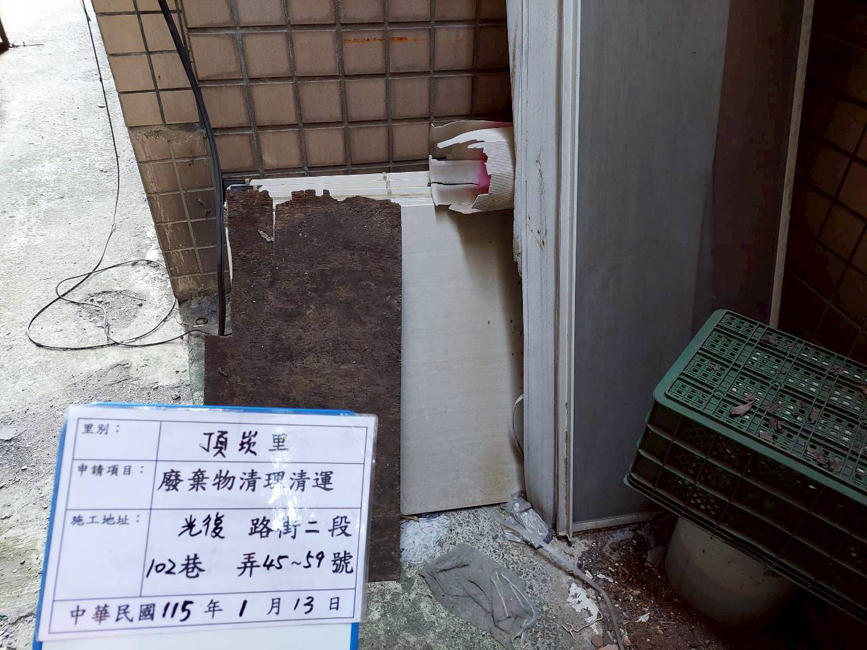
#> input picture 01_測試與範例照片庫/測試SKILLS_004-頂崁里-廢棄物清除呈報-115.05.13/LINE_ALBUM_頂崁里廢棄物呈報_260128_2.jpg, 867 x 650 px
$ python debug_inspect_08.py
#> lines starting #> are read from the running program, lines starting #| are printed output that depends on the picture; after the words box and inside, x2 and y2 are one past the last pixel; in counts of white or black regions, pixels touching at a corner belong together
import cv2
import numpy as np
import os

def read_image_utf8(path):
    return cv2.imdecode(np.fromfile(path, dtype=np.uint8), cv2.IMREAD_COLOR)
#> returned value is the input picture: shape (650, 867, 3); mean B, G, R 110, 107.1, 110.4

test_dir = r"測試SKILLS_08"
img_path = os.path.join(test_dir, "LINE_ALBUM_頂崁里廢棄物呈報_260128_2.jpg")
img = read_image_utf8(img_path)

if img is not None:
    h, w = img.shape[:2]
#> h = 650; w = 867
    print(f"Image 2 size: {w}x{h}")
#| Image 2 size: 867x650

    # Save a crop of the date row to inspect whiteboard coordinates
    # For Case 004 (頂崁里), the original date is "中華民國115 年 1 月 28 日"
    # Let's crop x: 150 to 350, y: 580 to 640
    crop = img[580:640, 150:350].copy()
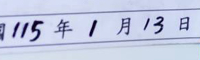
#> crop: shape (60, 200, 3); mean B, G, R 226, 201.9, 194.5

    # Draw vertical lines to measure
    for x_offset in range(0, 200, 10):
        x_pos = x_offset
        cv2.line(crop, (x_pos, 0), (x_pos, 60), (0, 0, 255), 1)
        if x_offset % 20 == 0:
            cv2.putText(crop, str(150 + x_offset), (x_pos, 15), cv2.FONT_HERSHEY_SIMPLEX, 0.3, (0, 255, 0), 1)
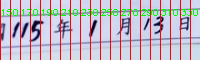
#> crop: shape (60, 200, 3); 13.32% of pixels changed, all inside (x1, y1, x2, y2) = (0, 0, 198, 60)

    cv2.imwrite("debug_08_ruler.png", crop)
    print("Saved debug_08_ruler.png")
else:
    print("Could not load image 2")

$ run again, with 01_測試與範例照片庫/測試SKILLS_004-頂崁里-廢棄物清除呈報-115.05.13/LINE_ALBUM_頂崁里廢棄物呈報_260128_1.jpg copied over 01_測試與範例照片庫/測試SKILLS_004-頂崁里-廢棄物清除呈報-115.05.13/LINE_ALBUM_頂崁里廢棄物呈報_260128_2.jpg
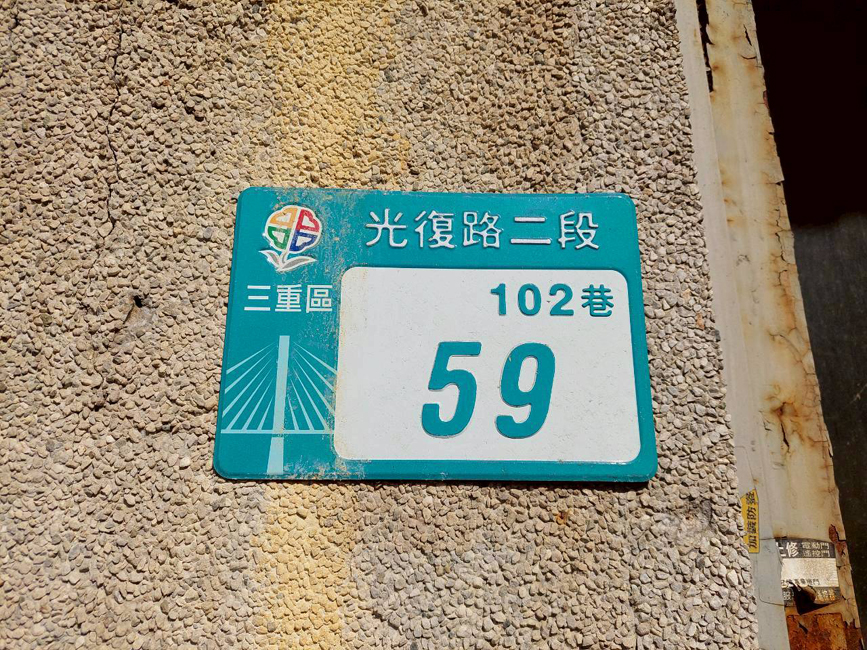
#> input picture 01_測試與範例照片庫/測試SKILLS_004-頂崁里-廢棄物清除呈報-115.05.13/LINE_ALBUM_頂崁里廢棄物呈報_260128_1.jpg, 867 x 650 px
#> in read_image_utf8, returned value is the input picture: shape (650, 867, 3); mean B, G, R 121.3, 139.5, 142.1
#| Image 2 size: 867x650
#> `crop = img[580:640, 150:350].copy()`:
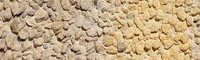
#> crop: shape (60, 200, 3); mean B, G, R 133.2, 168.9, 194.6
#> after the loop `for x_offset in range(0, 200, 10):`:
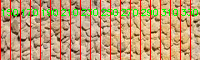
#> crop: shape (60, 200, 3); 13.32% of pixels changed, all inside (x1, y1, x2, y2) = (0, 0, 198, 60)

$ run again, with 01_測試與範例照片庫/測試SKILLS_004-頂崁里-廢棄物清除呈報-115.05.13/LINE_ALBUM_頂崁里廢棄物呈報_260128_10.jpg copied over 01_測試與範例照片庫/測試SKILLS_004-頂崁里-廢棄物清除呈報-115.05.13/LINE_ALBUM_頂崁里廢棄物呈報_260128_2.jpg
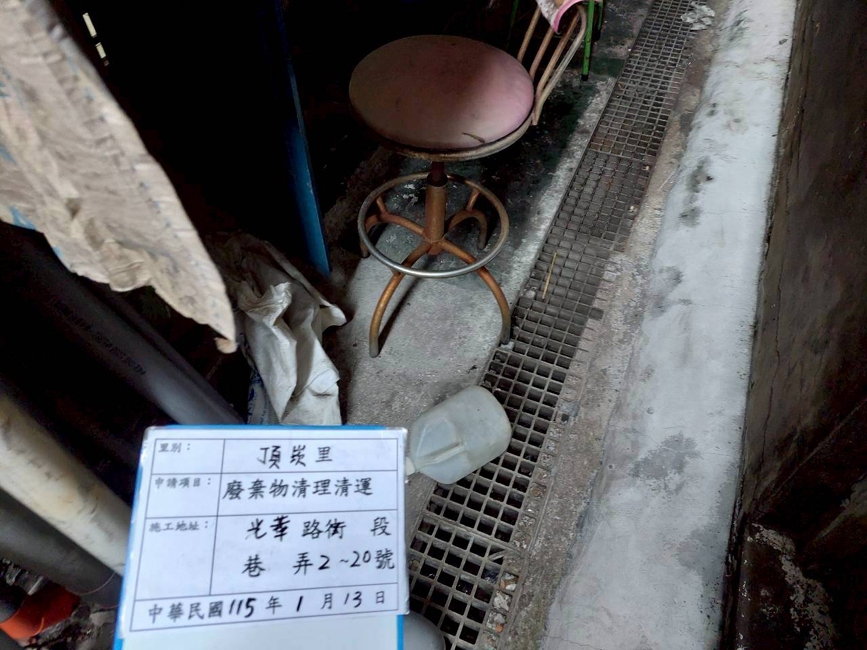
#> input picture 01_測試與範例照片庫/測試SKILLS_004-頂崁里-廢棄物清除呈報-115.05.13/LINE_ALBUM_頂崁里廢棄物呈報_260128_10.jpg, 867 x 650 px
#> in read_image_utf8, returned value is the input picture: shape (650, 867, 3); mean B, G, R 93.9, 91.5, 91.5
#| Image 2 size: 867x650
#> `crop = img[580:640, 150:350].copy()`:
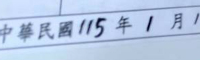
#> crop: shape (60, 200, 3); mean B, G, R 228, 199.9, 181.6
#> after the loop `for x_offset in range(0, 200, 10):`:
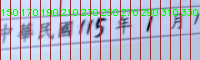
#> crop: shape (60, 200, 3); 13.32% of pixels changed, all inside (x1, y1, x2, y2) = (0, 0, 198, 60)

$ run again, with 01_測試與範例照片庫/測試SKILLS_004-頂崁里-廢棄物清除呈報-115.05.13/LINE_ALBUM_頂崁里廢棄物呈報_260128_3.jpg copied over 01_測試與範例照片庫/測試SKILLS_004-頂崁里-廢棄物清除呈報-115.05.13/LINE_ALBUM_頂崁里廢棄物呈報_260128_2.jpg
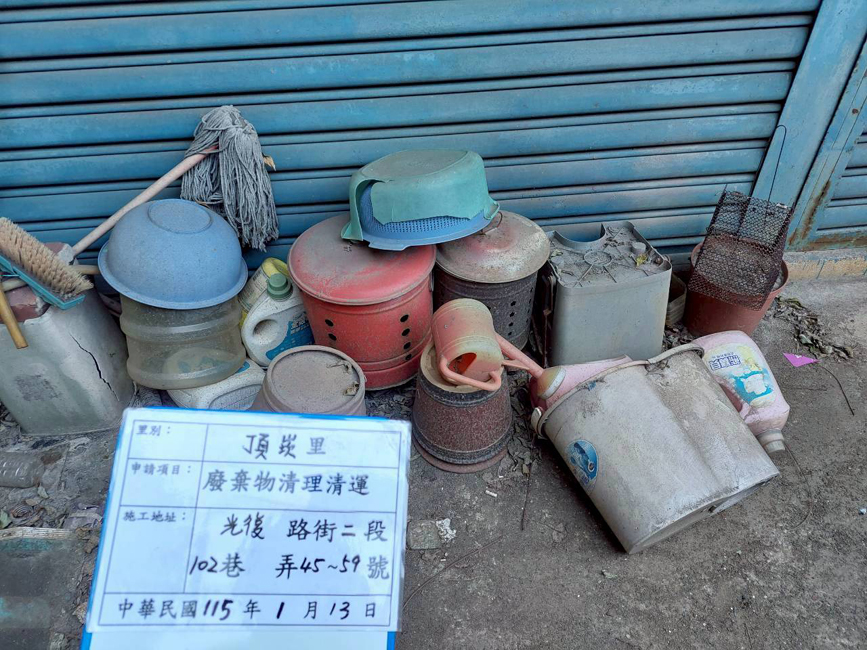
#> input picture 01_測試與範例照片庫/測試SKILLS_004-頂崁里-廢棄物清除呈報-115.05.13/LINE_ALBUM_頂崁里廢棄物呈報_260128_3.jpg, 867 x 650 px
#> in read_image_utf8, returned value is the input picture: shape (650, 867, 3); mean B, G, R 141.9, 127.3, 105.8
#| Image 2 size: 867x650
#> `crop = img[580:640, 150:350].copy()`:
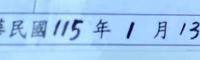
#> crop: shape (60, 200, 3); mean B, G, R 240.3, 201.6, 160
#> after the loop `for x_offset in range(0, 200, 10):`:
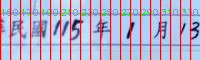
#> crop: shape (60, 200, 3); 13.32% of pixels changed, all inside (x1, y1, x2, y2) = (0, 0, 198, 60)
